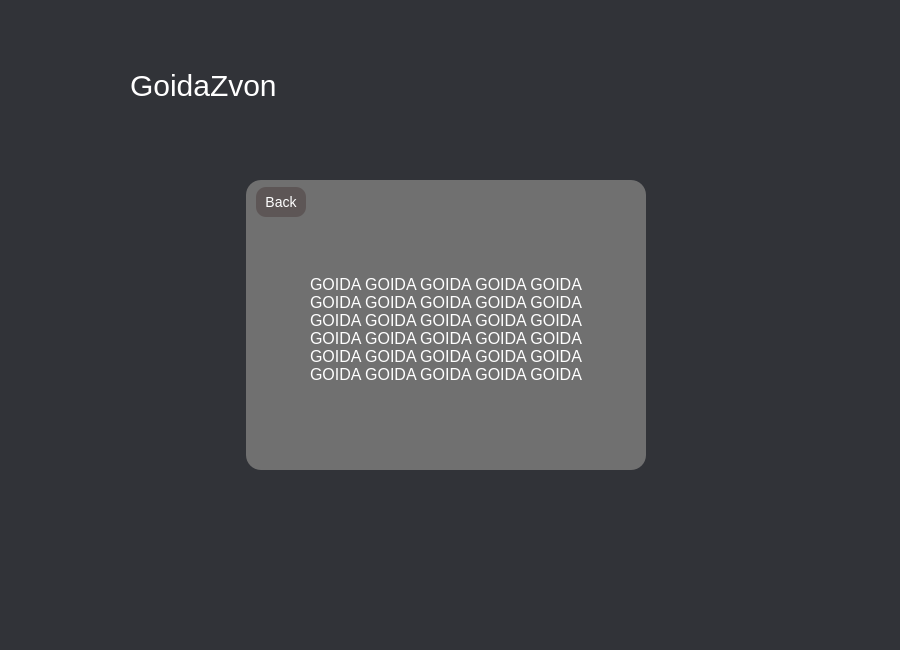
<?xml version="1.0" encoding="UTF-8"?>
<ui version="4.0">
 <class>FinalPage</class>
 <widget class="QWidget" name="FinalPage">
  <property name="geometry">
   <rect>
    <x>0</x>
    <y>0</y>
    <width>900</width>
    <height>650</height>
   </rect>
  </property>
  <property name="windowTitle">
   <string>Form</string>
  </property>
  <widget class="QWidget" name="widget" native="true">
   <property name="geometry">
    <rect>
     <x>0</x>
     <y>0</y>
     <width>900</width>
     <height>650</height>
    </rect>
   </property>
   <property name="styleSheet">
    <string notr="true">background: #313338;
</string>
   </property>
   <widget class="QWidget" name="FinalWidget" native="true">
    <property name="geometry">
     <rect>
      <x>246</x>
      <y>180</y>
      <width>400</width>
      <height>290</height>
     </rect>
    </property>
    <property name="styleSheet">
     <string notr="true">background: #707070;
border-radius: 15px;
</string>
    </property>
    <widget class="QLabel" name="Label">
     <property name="geometry">
      <rect>
       <x>50</x>
       <y>95</y>
       <width>300</width>
       <height>110</height>
      </rect>
     </property>
     <property name="styleSheet">
      <string notr="true">font-family: 'gg sans semibold';
font-size: 16px;
line-height: 17px;

color: #FFFFFF;

</string>
     </property>
     <property name="text">
      <string>GOIDA GOIDA GOIDA GOIDA GOIDA
GOIDA GOIDA GOIDA GOIDA GOIDA
GOIDA GOIDA GOIDA GOIDA GOIDA
GOIDA GOIDA GOIDA GOIDA GOIDA
GOIDA GOIDA GOIDA GOIDA GOIDA
GOIDA GOIDA GOIDA GOIDA GOIDA
</string>
     </property>
     <property name="alignment">
      <set>Qt::AlignmentFlag::AlignHCenter|Qt::AlignmentFlag::AlignTop</set>
     </property>
    </widget>
    <widget class="QPushButton" name="BackButton">
     <property name="geometry">
      <rect>
       <x>10</x>
       <y>7</y>
       <width>50</width>
       <height>30</height>
      </rect>
     </property>
     <property name="cursor">
      <cursorShape>PointingHandCursor</cursorShape>
     </property>
     <property name="styleSheet">
      <string notr="true">background: #5D5656;
border-radius: 10px;

font-family: 'gg sans semibold';
font-size: 14px;
line-height: 17px;

color: #FFFFFF;</string>
     </property>
     <property name="text">
      <string>Back</string>
     </property>
    </widget>
   </widget>
   <widget class="QLabel" name="Logo">
    <property name="geometry">
     <rect>
      <x>50</x>
      <y>50</y>
      <width>70</width>
      <height>70</height>
     </rect>
    </property>
    <property name="text">
     <string/>
    </property>
   </widget>
   <widget class="QLabel" name="GoidaZvonLabel">
    <property name="geometry">
     <rect>
      <x>130</x>
      <y>60</y>
      <width>200</width>
      <height>50</height>
     </rect>
    </property>
    <property name="styleSheet">
     <string notr="true">font-family: 'gg sans semibold';
font-size: 30px;
line-height: 36px;

color: #FFFFFF;

</string>
    </property>
    <property name="text">
     <string>GoidaZvon</string>
    </property>
   </widget>
  </widget>
 </widget>
 <resources/>
 <connections/>
</ui>
